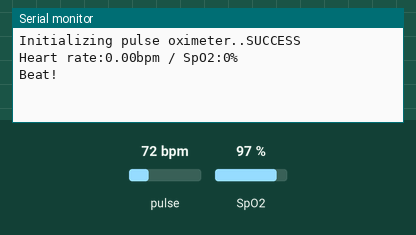
Recording of a sketch running on a simulated Arduino Uno, built with avr-gcc and run on an emulated ATmega328P. Parts: the last lines printed to the serial monitor. The test bench sets the inputs (shaded band); at power-on: pulse 72 bpm, SpO2 97 %.

Above: at 1.2 s.
1.3 s: pulse set to 42 bpm
At 2.7 s:
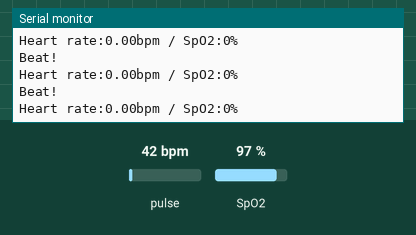
2.8 s: SpO2 set to 80 %
At 4.2 s:
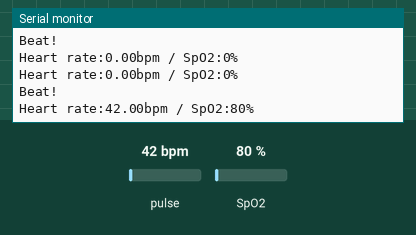
4.3 s: pulse set to 70 bpm
At 8.4 s:
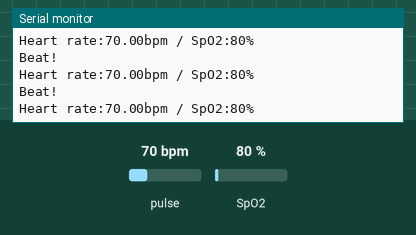
Timing chart, 0 to 9.9 s (numbered marks = the images above; inputs shaded):
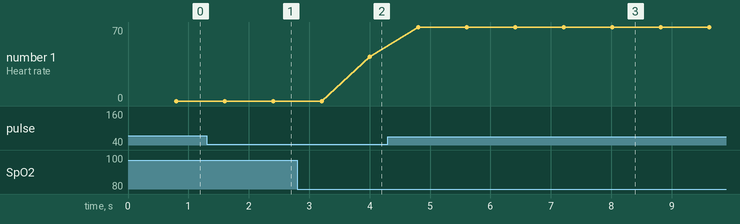

The sketch:

max30100.ino
```cpp
#include <Wire.h>
#include "MAX30100_PulseOximeter.h"

#define REPORTING_PERIOD_MS     800

PulseOximeter pox;
uint32_t tsLastReport = 0;

void onBeatDetected()
{
    Serial.println("Beat!");
}

void setup()
{
    Serial.begin(115200);
    Serial.print("Initializing pulse oximeter..");

    // Initialize the PulseOximeter instance
    // Failures are generally due to an improper I2C wiring, missing power supply
    // or wrong target chip
    if (!pox.begin()) {
        Serial.println("FAILED");
        for(;;);
    } else {
        Serial.println("SUCCESS");
    }
     pox.setIRLedCurrent(MAX30100_LED_CURR_7_6MA);

    // Register a callback for the beat detection
    pox.setOnBeatDetectedCallback(onBeatDetected);
}

void loop()
{
    // Make sure to call update as fast as possible
    pox.update();
    if (millis() - tsLastReport > REPORTING_PERIOD_MS) {
        Serial.print("Heart rate:");
        Serial.print(pox.getHeartRate());
        Serial.print("bpm / SpO2:");
        Serial.print(pox.getSpO2());
        Serial.println("%");

        tsLastReport = millis();
    }
}
```

Measured:
- after the input at 2.8 s, the serial monitor: prints a new line after 1.2 s (image 2)
- after the input at 4.3 s, the serial monitor: prints a new line after 0.51 s (image 3)
- plotted number 1: 42 → 70 after the input at 4.3 s
